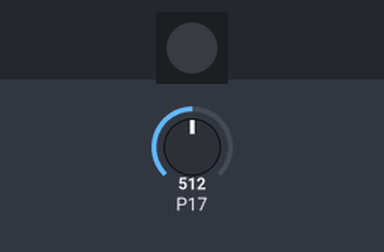
A program run on a simulated Calliope mini (MakeCode). On the bench: 1 RGB LEDs in strip order, left to right. Inputs (shaded band) come from the test bench; at power-on: P17 = 512 (analog values on the 0–1023 scale).

Above: at 1.2 s.
1.3 s: P17 set to 540
Timing chart, 0 to 4.3 s (numbered marks = the images above; inputs shaded):
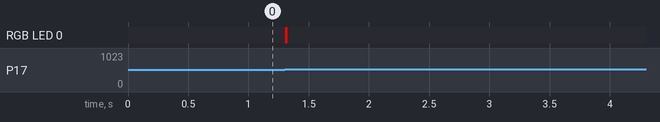

The program:

main.ts
```typescript
let heartsensor_old = 0
let heartsensor = 0
let timestamps = [
0,
0,
0,
0,
0,
0,
0,
0,
0,
0
]
let delta = 0
let bpm = 0
let k=0
let current_time=0
let foundbeat=false
serial.redirectToUSB()
basic.forever(function () {
    heartsensor = pins.analogReadPin(AnalogPin.C17)
    //serial.writeNumber(heartsensor)
    //serial.writeLine("")
    if ((!foundbeat) && (heartsensor_old<heartsensor) && (heartsensor > 530) && (heartsensor < 560)) {
        // if value stays above threshold it is still the same beat
        foundbeat=true
        current_time=input.runningTime()
        k=k+1
        // serial.writeNumber(heartsensor)
        // serial.writeLine("")
        basic.setLedColor(0xff0000)
        for (let Index = 0; Index < 9; Index++) {
            timestamps[Index]=timestamps[Index+1]
        }
        timestamps[9] = current_time
        if (k>10){
            // delta - time in ms for the last 10 beats
            delta = timestamps[9] - timestamps[0]
            // calculate time_min from time_ms
            // 1 min = 60 s = 60*1000 ms
            // 1 ms = 1/60/1000 min
            bpm = 9 / (delta/60/1000)
            // divide 9 by the delta, not 10 !
            //serial.writeValue("bpm",Math.round(bpm))
            basic.showNumber(Math.round(bpm),80)
            k=0
        }
    } else {
        if (heartsensor<530) {
            // if value goes below threshold re-arm the trigger
            foundbeat=false
        }
        basic.setLedColor(0)
    }
    heartsensor_old=heartsensor
})
```

test.ts
```typescript
// Hier kann man Tests durchführen; diese Datei wird nicht kompiliert, wenn dieses Paket als Erweiterung verwendet wird.
```

Measured:
- after the input at 1.3 s, RGB LED 0: off → RGB(255, 0, 0) at once, → off 0.02 s later
